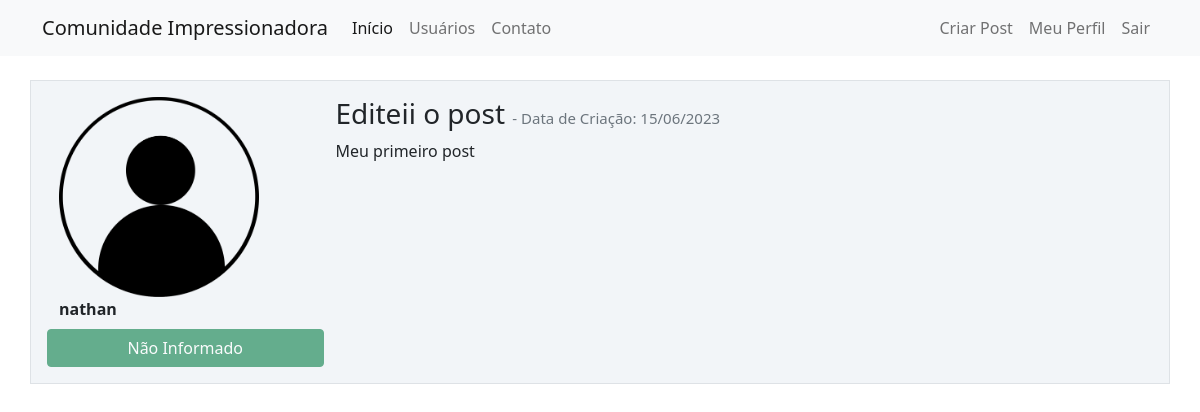
/post/3 (signed in), run on the app's committed database.
### comunidadeimpressionadora/models.py (models this page shows, shortened)
class Usuario(database.Model, UserMixin):
    id = database.Column(database.Integer, primary_key=True)                                                            ##preeche automaticamente atribuindo um id
    username = database.Column(database.String, nullable=False)
    email = database.Column(database.String, nullable=False, unique=True)                                               ##valor único na tabela
    senha = database.Column(database.String, nullable=False)
    foto_perfil = database.Column(database.String, default='default.jpg')
    posts = database.relationship('Post', backref='autor', lazy=True)                                                   ##RECEBE VÁRIAS INFORMAÇÕES DE OUTRA TABELA
    cursos = database.Column(database.String, nullable=False, default='Não Informado')                                  ##default cria automaticamente valor padrao caso não passe nada

class Post(database.Model):
    id = database.Column(database.Integer, primary_key=True)
    titulo = database.Column(database.String, nullable=False)
    corpo = database.Column(database.Text, nullable=False)
    data_criacao = database.Column(database.DateTime, nullable=False, default=datetime.utcnow)
    id_usuario = database.Column(database.Integer, database.ForeignKey('usuario.id'), nullable=False)                   ##na chave estrangeira sempre tenho que passar o nome da minha classe como minuscula

### comunidadeimpressionadora/routes.py (the view)
@app.route('/post/<post_id>', methods=['GET', 'POST'])
@login_required
def exibir_post(post_id):
    post = Post.query.get(post_id)
    if current_user == post.autor:
        form= FormCriarPost()
        if request.method == 'GET':
            form.titulo.data = post.titulo
            form.corpo.data = post.corpo
        elif form.validate_on_submit():
            post.titulo = form.titulo.data
            post.corpo = form.corpo.data
            database.session.commit()
            flash('Post Atualizado com Sucesso', 'alert-success')
            return redirect(url_for('home'))
    else:
        form=None
    return render_template('post.html', post=post, form=form)

### comunidadeimpressionadora/models.py (called while the page is built)
@login_manager.user_loader
def load_usuario(id_usuario):
    return Usuario.query.get(int(id_usuario))                                                                           ##busca usuário pelo ID

### comunidadeimpressionadora/templates/post.html (shortened to what this page needs)
{% extends 'base.html' %}
{% block body %}
        <div class="container mt-3">
            <div class="row border mt-4 p-3 meupost">
                <div class="col col-3">
                    <div class="image pe-2"> <img src="{{ url_for('static', filename='fotos_perfil/{}'.format(post.autor.foto_perfil)) }}" class="rounded" width="200"> </div>
                    <strong>{{ post.autor.username }}</strong>
                    <div class="row justify-content-center">
                            {% for curso in post.autor.cursos.split(';') %}
                                <button type="button" class="btn btn-success mt-2" disabled>{{ curso }}</button>
                            {% endfor %}
                    </div>
                </div>
                <div class="col col-9">
                    <h3>{{ post.titulo }}
                    <small class="text-muted" style="font-size: 15px"> - Data de Criação: {{ post.data_criacao.strftime('%d/%m/%Y') }}
                    </small>
                    </h3>
                    <p>{{ post.corpo }}</p>
                </div>
            </div>
        </div>
{% endblock %}

### comunidadeimpressionadora/static/main.css (style rules this page uses)
.meupost { background: #f2f5f8 !important; }

### data on the page
Usuario: foto_perfil (placeholder picture), autor.username "nathan", cursos "Não Informado"
Post: titulo "Editeii o post", data_criacao "15/06/2023", corpo "Meu primeiro post"
